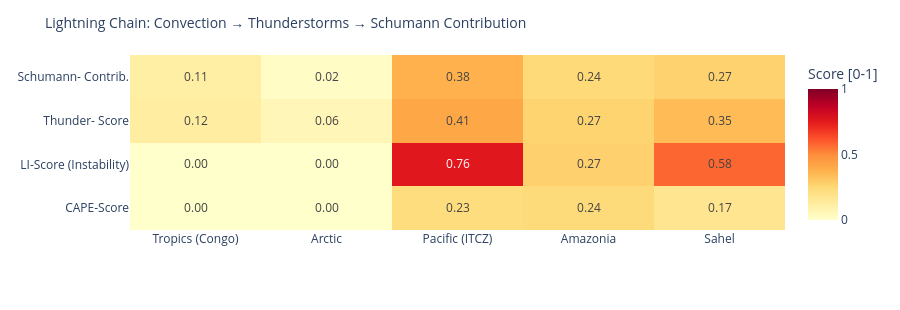

Notebook code cell kept with this figure:
### Code cell
# ============================================================
# LIGHTNING CHAIN: Convection → Thunderstorms → Schumann
# Shows the causal chain per measurement point as heatmap
# ============================================================

def cape_score(v):
    """CAPE → normalized score [0,1]"""
    if v is None or pd.isna(v): return 0.0
    return min(1.0, float(v) / 3000)

def li_score(v):
    """Lifted Index: negative = unstable → score [0,1]"""
    if v is None or pd.isna(v): return 0.3
    return min(1.0, max(0.0, (-float(v) + 6) / 12))

def cloud_score(v):
    if v is None or pd.isna(v): return 0.3
    return float(v) / 100

def thunder_score(row):
    """Kombinierter Gewitterwahrscheinlichkeits-Score
    CAPE + LI + Bedeckung + WMO-Gewitter + konvektiver Niederschlag (showers)
    Hinweis: X-Ray und Kp sind kein Bestandteil – nur geomagn./solarer Kontext.
    """
    cs = cape_score(row.get('cape'))
    ls = li_score(row.get('li'))
    cl = cloud_score(row.get('cloud'))
    t  = 1.0 if row.get('thunderstorm') else 0.0
    # Convective precipitation (showers) as additional indicator
    sh = min(1.0, (row.get('showers') or 0) / 5.0)
    return round(cs * 0.30 + ls * 0.25 + cl * 0.15 + t * 0.20 + sh * 0.10, 3)

def schumann_contribution(t_score, lat):
    """Schumann contribution: higher in tropics (±30°), scaled by thunderstorm score"""
    lat_weight = max(0.3, 1.0 - abs(lat) / 60)
    return round(t_score * lat_weight, 3)

df_atm['cape_score']   = df_atm.apply(lambda r: cape_score(r['cape']), axis=1)
df_atm['li_score']     = df_atm.apply(lambda r: li_score(r['li']),    axis=1)
df_atm['thunder_score']= df_atm.apply(lambda r: thunder_score(r.to_dict()), axis=1)
df_atm['schumann_contribution'] = df_atm.apply(
    lambda r: schumann_contribution(r['thunder_score'], r['lat']), axis=1)

metrics = ['cape_score', 'li_score', 'thunder_score', 'schumann_contribution']
labels  = ['CAPE-Score', 'LI-Score\n(Instability)', 'Thunder-\nScore', 'Schumann-\nContrib.']
z_data  = [df_atm[m].tolist() for m in metrics]

fig = go.Figure(go.Heatmap(
    z=z_data,
    x=df_atm['point'].tolist(),
    y=labels,
    colorscale='YlOrRd',
    zmin=0, zmax=1,
    text=[[f'{v:.2f}' for v in row] for row in z_data],
    texttemplate='%{text}', textfont=dict(size=12),
    colorbar=dict(title='Score [0-1]')
))
fig.update_layout(
    title=dict(text='Lightning Chain: Convection → Thunderstorms → Schumann Contribution', font=dict(size=14)),
    height=310,
    plot_bgcolor='rgba(0,0,0,0)', paper_bgcolor='rgba(0,0,0,0)',
    margin=dict(l=130, r=80, t=55, b=80)
)
fig.show()

### Figure 1 — Plotly figure (JSON) as saved in the notebook; plotly's stock layout.template omitted (floating-point values rounded to 4 significant figures)
{"data": [{"colorbar": {"title": {"text": "Score [0-1]"}}, "colorscale": [[0.0, "rgb(255,255,204)"], [0.125, "rgb(255,237,160)"], [0.25, "rgb(254,217,118)"], [0.375, "rgb(254,178,76)"], [0.5, "rgb(253,141,60)"], [0.625, "rgb(252,78,42)"], [0.75, "rgb(227,26,28)"], [0.875, "rgb(189,0,38)"], [1.0, "rgb(128,0,38)"]], "text": [["0.00", "0.00", "0.23", "0.24", "0.17"], ["0.00", "0.00", "0.76", "0.27", "0.58"], ["0.12", "0.06", "0.41", "0.27", "0.35"], ["0.11", "0.02", "0.38", "0.24", "0.27"]], "textfont": {"size": 12}, "texttemplate": "%{text}", "type": "heatmap", "x": ["Tropics (Congo)", "Arctic", "Pacific (ITCZ)", "Amazonia", "Sahel"], "y": ["CAPE-Score", "LI-Score\n(Instability)", "Thunder-\nScore", "Schumann-\nContrib."], "z": [[0.0, 0.0, 0.2267, 0.2367, 0.1733], [0.0, 0.0, 0.7583, 0.275, 0.575], [0.12, 0.06, 0.412, 0.266, 0.346], [0.112, 0.018, 0.378, 0.244, 0.271]], "zmax": 1, "zmin": 0}], "layout": {"height": 310, "margin": {"b": 80, "l": 130, "r": 80, "t": 55}, "paper_bgcolor": "rgba(0,0,0,0)", "plot_bgcolor": "rgba(0,0,0,0)", "title": {"font": {"size": 14}, "text": "Lightning Chain: Convection → Thunderstorms → Schumann Contribution"}}}
